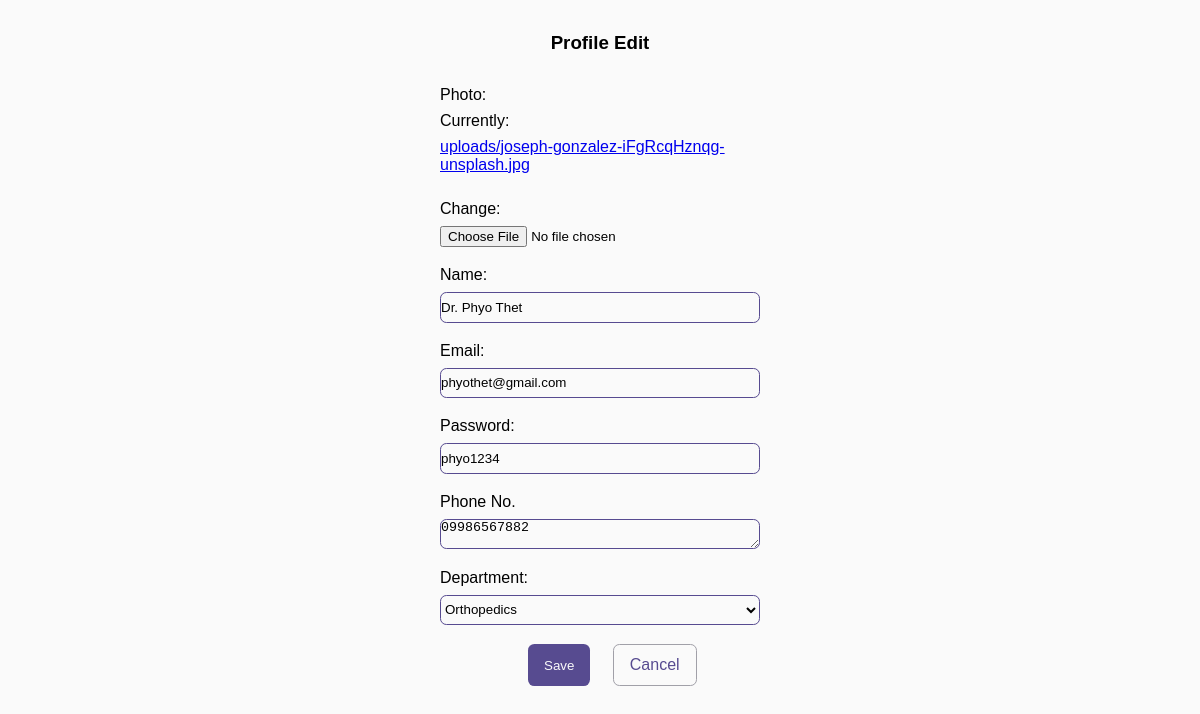
Screenshot of /dedit/1 with the database file from the repository.
### patients/models.py (models this page shows, shortened)
class Doctor(models.Model):
    DoctorID = models.AutoField(primary_key=True)
    DoctorImg = models.ImageField(upload_to='uploads', default='a.png')
    DoctorName = models.CharField(max_length=50)
    DoctorMail = models.EmailField(max_length=50)
    DoctorPwd = models.CharField(max_length=50)
    DoctorPh = models.CharField(max_length=11)
    Department = models.ForeignKey(Department, on_delete=models.CASCADE)
    class Meta:
        verbose_name_plural = 'Doctors'

### patients/views.py (the view)
# urls.py: path('dedit/<int:id>',views.DocprofileEdit, name='dedit'),
def DocprofileEdit(request, id):
    data = Doctor.objects.get(DoctorID=id)
    form = DUpdateForm(request.POST, request.FILES, instance=data)
    if form.is_valid():
        update_mail = form.cleaned_data['DoctorMail']
        exist_mail = Doctor.objects.filter(DoctorMail=update_mail).exclude(DoctorID=id)
        update_ph = form.cleaned_data['DoctorPh']
        exist_ph = Doctor.objects.filter(DoctorPh=update_ph).exclude(DoctorID=id)
        if exist_mail.exists():
            msg = "Email is already in use"
            return render(request, 'dedit.html', {'form': form, 'msg': msg})
        elif exist_ph.exists():
            msg = "Phone number is already in use"
            return render(request, 'dedit.html', {'form': form, 'msg': msg})
        else:
            form.save()
            return HttpResponseRedirect("/dprofile/")
    else:
        form = DUpdateForm(instance=data)
        return render(request, 'dedit.html', {'form': form})

### patients/forms.py
class DUpdateForm(forms.ModelForm):
    class Meta:
        model = Doctor
        fields = ['DoctorImg', 'DoctorName', 'DoctorMail', 'DoctorPwd', 'DoctorPh', 'Department']
        labels = {
            'DoctorImg': _('Photo', ),
            'DoctorName': _("Name"),
            'DoctorMail': _('Email'),
            'DoctorPh': _('Phone No.'),
            'DoctorPwd': _('Password'),
        }
        widgets = {
            'DoctorMail': forms.EmailInput(attrs={'type': 'email', 'placeholder': 'Enter your email'}),
            'DoctorName': forms.TextInput(attrs={'placeholder': 'Enter your name'}),
            'DoctorPh': forms.Textarea(attrs={'placeholder': 'Enter your address'}),
            'DoctorPwd': forms.TextInput(attrs={'placeholder': 'Enter your password'}),
        }

### patients/models.py (called while the page is built)
    def __str__(self):
        return self.DepartName

### templates/dedit.html (shortened to what this page needs)
<!DOCTYPE html>
{%load static%}
<html lang="en">
<head>
    <link rel="stylesheet" href="{% static '/css/edit.css'%}">
</head>
<body>
    <div class="edit-form-section">
        <h3 class="edit-header">Profile Edit</h3>
        <form method="post" enctype="multipart/form-data" class="cta-section-1">
        {% for field in form %}
        <p class="input-section-1">{{ field.label_tag }} {{ field }}</p>
        {% endfor %}
        <div class="btn-section">
             <button  class="primary-btn">Save</button>
            <a href="{%url 'dprofile'%}" class="cancel-btn">Cancel</a>
        </div>
    </form>
    </div>
</body>
</html>

### patients/static/css/edit.css (style rules this page uses)
* { margin: 0; padding: 0; box-sizing: border-box; }
body { background-color: #fafafa; font-family: "Work Sans", sans-serif; }
.edit-form-section { width: 20rem; margin: 2rem auto; }
.edit-header { text-align: center; margin-bottom: 2rem; }
.input-section-1 { display: grid; gap: 0.5rem; margin-bottom: 1.2rem; }
.primary-btn { border: 0; background-color: #574b90; padding: 0.8rem 1rem; color: #fafafa; border-radius: 0.4rem; cursor: pointer; }
.cancel-btn { border: 0; background-color: transparent; padding: 0.7rem 1rem; border: 1px solid #a1a0a8; border-radius: 0.4rem; cursor: pointer; text-decoration:none; color:#574b90; }
.btn-section { margin-left: 5.5rem; display: flex; gap: 1.4rem; }

### rows the page displays
Doctor: form "Dr. Phyo Thet" "phyothet@gmail.com" "phyo1234" "09986567882" "Orthopedics"

### other values shown
{{ field.label_tag }} "Photo:" "Name:" "Email:" "Password:" "Phone No." "Department:"
